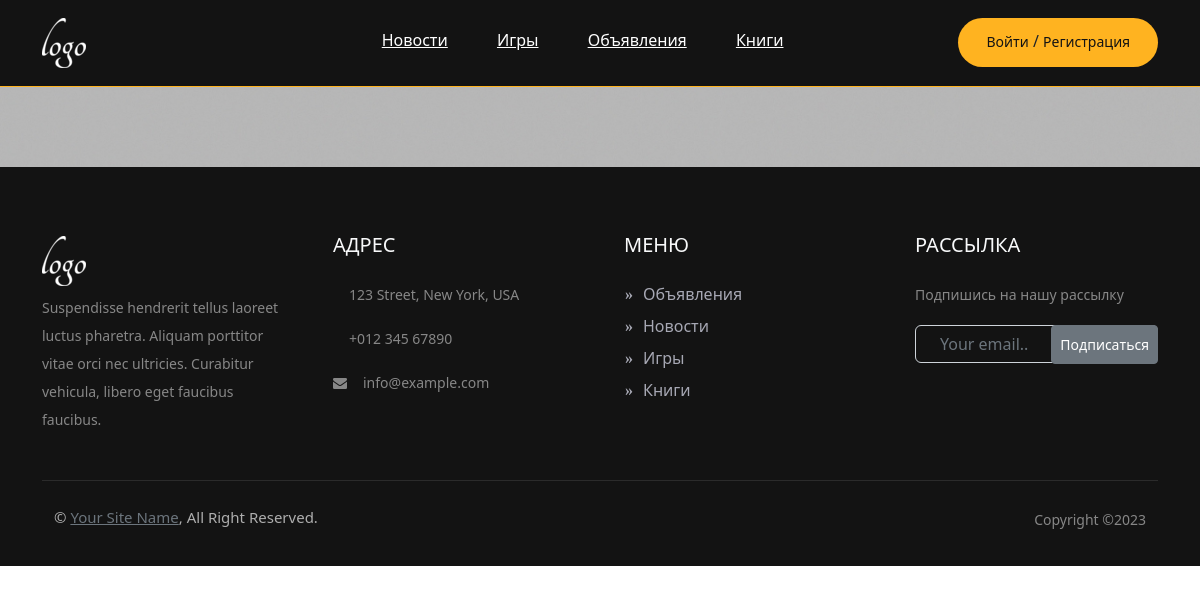
Page /ads/game/1/ on the earlier database version.
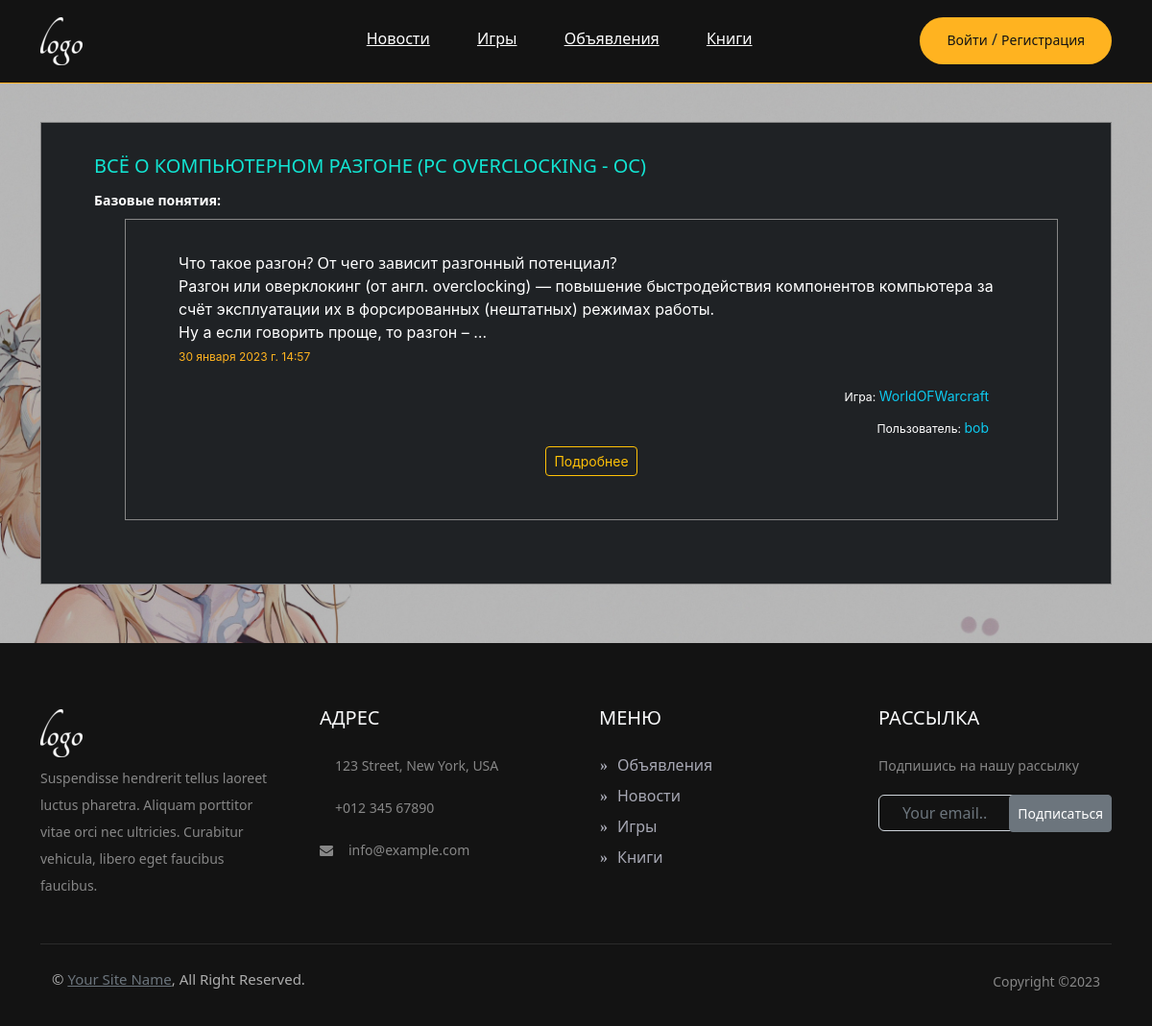
Same page on the later database version.
### Ads/models.py (models this page shows, shortened)
class Ad(models.Model):
    header = models.CharField("Заголовок",max_length=225)
    content_upload = RichTextUploadingField("Текстовое поле",blank=True,null=True)
    datetime = models.DateTimeField("Дата и время",auto_now_add=True)
    user = models.ForeignKey(Users,on_delete=models.CASCADE,verbose_name="Пользователь")
    category = models.ForeignKey('Category', on_delete=models.CASCADE,verbose_name="Категория")
    game =models.ForeignKey('Game',on_delete=models.CASCADE, verbose_name="Игра")
    class Meta:
        verbose_name = "Объявление"
        verbose_name_plural = "Объявления"

class Game(models.Model):
    name = models.CharField("Игра", max_length=225)
    def __str__(self):
        return f'{self.name}'
    class Meta:
        verbose_name ='Игра'
        verbose_name_plural = 'Игры'

### Main/models.py (models this page shows)
class Users(models.Model):
    user = models.ForeignKey(User,on_delete=models.CASCADE, verbose_name="Пользователь")
    def __str__(self): # Метод возвращает строковое представление объекта
        return f'{self.user}'
    class Meta:
        verbose_name = 'Пользователь'
        verbose_name_plural = 'Пользователи'

### Ads/views.py (the view)
# urls.py: path('game/<str:game>/',Gamelist,name='game'),
def Gamelist(request,game):
    list = Game.objects.filter(name=game)
    Ads = Ad.objects.filter(game=game)
    return render(request, 'ads/game.html',{'list':list,'Ads':Ads})

### Main/forms.py
class ContactForm(ModelForm):
    class Meta:
        model = Contact
        fields = ("email",)
        widgets = {
            'email': forms.EmailInput(attrs={"class":"form-control bg-transparent text-white w-100 py-3 ps-4 pe-5","placeholder": "Your email.."})
            }
        labels ={"email":""}

### Main/templatetags/contact_tags.py (called while the page is built)
@register.inclusion_tag('main/tags/form.html')
def contact_form():
    form = ContactForm
    return {"contact_form": form()}

### templates/ads/game.html (shortened to what this page needs)
{%  extends 'flatpages/default.html' %}
{% load static %}
{% block content %}
<section class="page-section community-page set-bg" data-setbg="{% static 'img/picture.jpg' %}">
    <div class="community-warp spad">
        <div class="container">
            {% for ad in Ads %}
            <ul class="community-post-list">
                <li>
                    <div class="community-post">
                        <div class="post-content">
                            <h5>{{ ad.header }}</h5>
                            <p>{{ ad.content_upload|safe|truncatewords:50}}</p>
                            <div class="post-date">{{ ad.datetime }}</div>
                            <p class="text-end pe-3" style="color: #0dcaf0;"><small class="text-white">Игра: </small> {{ ad.game }}</p>
                            <p class="text-end pe-3" style="color: #0dcaf0"><small class="text-white">Пользователь: </small> {{ ad.user }}</p>
    <div class="d-grid gap-2 d-md-flex justify-content-md-center">
        {% if user == ad.user.user %}
            <a class="btn btn-outline-warning btn-sm" href="{% url 'ad_detail' ad.id %}">Подробнее</a>
            <a class="btn btn-outline-warning btn-sm" href="{% url 'ad_update' ad.id %}">Редактировать</a>
            <a class="btn btn-outline-warning btn-sm" href="{% url 'ad_delete' ad.id %}">Удалить</a>
        {% else %}
            <a class="btn btn-outline-warning btn-sm" href="{% url 'ad_detail' ad.id %}">Подробнее</a>
        {% endif %}
        </div>
                        </div>
                    </div>
                </li>
            </ul>
        {% endfor %}
        </div>
    </div>
</section>
{% endblock content %}

Differences in the rows shown:
added Ad: header "ВСЁ О КОМПЬЮТЕРНОМ РАЗГОНЕ (PC OVERCLOCKING - OC)", content_upload "Базовые понятия: Что такое разгон? От чего зависит разгонный потенциал? Разгон или оверклокинг (от англ. overclocking) — повышение быстродействия компонентов компьютера за счёт эксплуатации их в форсированных (нештатных) режимах работы. Ну а если говорить проще, то разгон – …", datetime "30 января 2023 г. 14:57", game "WorldOFWarcraft", user "bob", shows "Подробнее"
